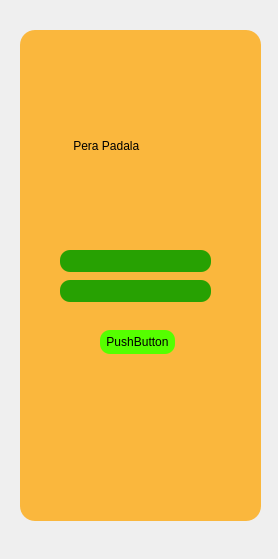
<?xml version="1.0" encoding="UTF-8"?>
<ui version="4.0">
 <class>Form</class>
 <widget class="QWidget" name="Form">
  <property name="geometry">
   <rect>
    <x>0</x>
    <y>0</y>
    <width>278</width>
    <height>559</height>
   </rect>
  </property>
  <property name="windowTitle">
   <string>Form</string>
  </property>
  <widget class="QStackedWidget" name="stackedWidget">
   <property name="geometry">
    <rect>
     <x>0</x>
     <y>30</y>
     <width>281</width>
     <height>501</height>
    </rect>
   </property>
   <property name="styleSheet">
    <string notr="true">
border-radius: 10px;
</string>
   </property>
   <property name="currentIndex">
    <number>0</number>
   </property>
   <widget class="QWidget" name="page_1">
    <widget class="QLineEdit" name="username_input">
     <property name="geometry">
      <rect>
       <x>60</x>
       <y>220</y>
       <width>151</width>
       <height>22</height>
      </rect>
     </property>
     <property name="styleSheet">
      <string notr="true">background-color:#27a102;
border-radius: 10px;
</string>
     </property>
    </widget>
    <widget class="QLineEdit" name="password_input">
     <property name="geometry">
      <rect>
       <x>60</x>
       <y>250</y>
       <width>151</width>
       <height>22</height>
      </rect>
     </property>
     <property name="styleSheet">
      <string notr="true">background-color:#27a102;
border-radius: 10px;
</string>
     </property>
    </widget>
    <widget class="QPushButton" name="login_bt">
     <property name="geometry">
      <rect>
       <x>100</x>
       <y>300</y>
       <width>75</width>
       <height>24</height>
      </rect>
     </property>
     <property name="styleSheet">
      <string notr="true">background-color:#55ff00</string>
     </property>
     <property name="text">
      <string>PushButton</string>
     </property>
    </widget>
    <widget class="QLabel" name="invalid">
     <property name="geometry">
      <rect>
       <x>70</x>
       <y>360</y>
       <width>141</width>
       <height>20</height>
      </rect>
     </property>
     <property name="text">
      <string/>
     </property>
    </widget>
    <widget class="QLabel" name="label_5">
     <property name="geometry">
      <rect>
       <x>20</x>
       <y>0</y>
       <width>241</width>
       <height>491</height>
      </rect>
     </property>
     <property name="styleSheet">
      <string notr="true">background-color:#fab73d;
border-radius: 15px;
</string>
     </property>
     <property name="text">
      <string/>
     </property>
    </widget>
    <widget class="QLabel" name="balance_label_2">
     <property name="geometry">
      <rect>
       <x>60</x>
       <y>100</y>
       <width>151</width>
       <height>31</height>
      </rect>
     </property>
     <property name="styleSheet">
      <string notr="true">font: italic 16pt &quot;Segoe UI&quot;;</string>
     </property>
     <property name="text">
      <string>    Pera Padala</string>
     </property>
    </widget>
    <zorder>label_5</zorder>
    <zorder>login_bt</zorder>
    <zorder>invalid</zorder>
    <zorder>password_input</zorder>
    <zorder>username_input</zorder>
    <zorder>balance_label_2</zorder>
   </widget>
   <widget class="QWidget" name="page_2">
    <widget class="QLabel" name="username_display">
     <property name="geometry">
      <rect>
       <x>40</x>
       <y>20</y>
       <width>161</width>
       <height>31</height>
      </rect>
     </property>
     <property name="styleSheet">
      <string notr="true">color:white;
font: 18pt &quot;Segoe UI&quot;;</string>
     </property>
     <property name="text">
      <string/>
     </property>
    </widget>
    <widget class="QLabel" name="label_4">
     <property name="geometry">
      <rect>
       <x>20</x>
       <y>10</y>
       <width>241</width>
       <height>491</height>
      </rect>
     </property>
     <property name="styleSheet">
      <string notr="true">background-color:#ffffff;
border-radius: 15px;
</string>
     </property>
     <property name="text">
      <string/>
     </property>
    </widget>
    <widget class="QLabel" name="label_6">
     <property name="geometry">
      <rect>
       <x>20</x>
       <y>10</y>
       <width>241</width>
       <height>201</height>
      </rect>
     </property>
     <property name="styleSheet">
      <string notr="true">background-color:#27a102;
border-radius: 10px;
</string>
     </property>
     <property name="text">
      <string/>
     </property>
    </widget>
    <widget class="QLabel" name="label_9">
     <property name="geometry">
      <rect>
       <x>150</x>
       <y>730</y>
       <width>211</width>
       <height>31</height>
      </rect>
     </property>
     <property name="styleSheet">
      <string notr="true">background-color:rgb(255, 255, 127);
border-radius: 10px;</string>
     </property>
     <property name="text">
      <string>TextLabel</string>
     </property>
    </widget>
    <widget class="QLabel" name="label">
     <property name="geometry">
      <rect>
       <x>40</x>
       <y>60</y>
       <width>201</width>
       <height>121</height>
      </rect>
     </property>
     <property name="styleSheet">
      <string notr="true">background-color:#ffaa00;
border-radius: 10px;
</string>
     </property>
     <property name="text">
      <string/>
     </property>
    </widget>
    <widget class="QLabel" name="expiry_date">
     <property name="geometry">
      <rect>
       <x>50</x>
       <y>140</y>
       <width>201</width>
       <height>31</height>
      </rect>
     </property>
     <property name="styleSheet">
      <string notr="true">font: 16pt &quot;Segoe UI&quot;;
color:white;</string>
     </property>
     <property name="text">
      <string>Expiry/Date</string>
     </property>
    </widget>
    <widget class="QLabel" name="label_2">
     <property name="geometry">
      <rect>
       <x>170</x>
       <y>150</y>
       <width>61</width>
       <height>21</height>
      </rect>
     </property>
     <property name="styleSheet">
      <string notr="true">background-color:#ffaa00;</string>
     </property>
     <property name="text">
      <string/>
     </property>
     <property name="pixmap">
      <pixmap>download (1).png</pixmap>
     </property>
     <property name="scaledContents">
      <bool>true</bool>
     </property>
    </widget>
    <widget class="QLabel" name="display_account">
     <property name="geometry">
      <rect>
       <x>50</x>
       <y>70</y>
       <width>201</width>
       <height>21</height>
      </rect>
     </property>
     <property name="styleSheet">
      <string notr="true">font: 15pt &quot;Segoe UI&quot;;
color:white;</string>
     </property>
     <property name="text">
      <string>Card Number</string>
     </property>
    </widget>
    <widget class="QLabel" name="available_balance_label">
     <property name="geometry">
      <rect>
       <x>150</x>
       <y>120</y>
       <width>161</width>
       <height>20</height>
      </rect>
     </property>
     <property name="styleSheet">
      <string notr="true">font: 6pt &quot;Segoe UI&quot;;
color:white;</string>
     </property>
     <property name="text">
      <string>Available Balance</string>
     </property>
    </widget>
    <widget class="QLabel" name="bank_display">
     <property name="geometry">
      <rect>
       <x>150</x>
       <y>100</y>
       <width>101</width>
       <height>20</height>
      </rect>
     </property>
     <property name="styleSheet">
      <string notr="true">color:white;
font: 14pt &quot;Segoe UI&quot;;</string>
     </property>
     <property name="text">
      <string>₱:100</string>
     </property>
    </widget>
    <widget class="QLabel" name="label_11">
     <property name="geometry">
      <rect>
       <x>40</x>
       <y>320</y>
       <width>131</width>
       <height>20</height>
      </rect>
     </property>
     <property name="text">
      <string>Transaction History</string>
     </property>
    </widget>
    <widget class="QLabel" name="label_12">
     <property name="geometry">
      <rect>
       <x>40</x>
       <y>220</y>
       <width>131</width>
       <height>20</height>
      </rect>
     </property>
     <property name="text">
      <string>Service</string>
     </property>
    </widget>
    <widget class="QPushButton" name="transfer_bt">
     <property name="geometry">
      <rect>
       <x>40</x>
       <y>250</y>
       <width>61</width>
       <height>41</height>
      </rect>
     </property>
     <property name="styleSheet">
      <string notr="true">background-color:rgb(255, 255, 127);</string>
     </property>
     <property name="text">
      <string>Transfer</string>
     </property>
    </widget>
    <widget class="QPushButton" name="pushButton_2">
     <property name="geometry">
      <rect>
       <x>110</x>
       <y>250</y>
       <width>61</width>
       <height>41</height>
      </rect>
     </property>
     <property name="styleSheet">
      <string notr="true">background-color:rgb(255, 255, 127);</string>
     </property>
     <property name="text">
      <string>Recieve</string>
     </property>
    </widget>
    <widget class="QPushButton" name="pushButton_3">
     <property name="geometry">
      <rect>
       <x>180</x>
       <y>250</y>
       <width>61</width>
       <height>41</height>
      </rect>
     </property>
     <property name="styleSheet">
      <string notr="true">background-color:rgb(255, 255, 127);</string>
     </property>
     <property name="text">
      <string>Pay Bills</string>
     </property>
    </widget>
    <zorder>label_4</zorder>
    <zorder>label_6</zorder>
    <zorder>username_display</zorder>
    <zorder>label_9</zorder>
    <zorder>label</zorder>
    <zorder>expiry_date</zorder>
    <zorder>label_2</zorder>
    <zorder>display_account</zorder>
    <zorder>available_balance_label</zorder>
    <zorder>bank_display</zorder>
    <zorder>label_11</zorder>
    <zorder>label_12</zorder>
    <zorder>transfer_bt</zorder>
    <zorder>pushButton_2</zorder>
    <zorder>pushButton_3</zorder>
   </widget>
   <widget class="QWidget" name="page_3">
    <widget class="QLabel" name="label_7">
     <property name="geometry">
      <rect>
       <x>20</x>
       <y>10</y>
       <width>241</width>
       <height>491</height>
      </rect>
     </property>
     <property name="styleSheet">
      <string notr="true">background-color:#ffffff;
border-radius: 15px;
</string>
     </property>
     <property name="text">
      <string/>
     </property>
    </widget>
    <widget class="QLineEdit" name="transfer_input_id">
     <property name="geometry">
      <rect>
       <x>70</x>
       <y>90</y>
       <width>141</width>
       <height>22</height>
      </rect>
     </property>
     <property name="styleSheet">
      <string notr="true">background-color:rgb(255, 255, 127);</string>
     </property>
    </widget>
    <widget class="QLineEdit" name="transfer_price_input">
     <property name="geometry">
      <rect>
       <x>70</x>
       <y>120</y>
       <width>141</width>
       <height>22</height>
      </rect>
     </property>
     <property name="styleSheet">
      <string notr="true">background-color:rgb(255, 255, 127);</string>
     </property>
    </widget>
    <widget class="QLabel" name="balance_label">
     <property name="geometry">
      <rect>
       <x>90</x>
       <y>50</y>
       <width>91</width>
       <height>31</height>
      </rect>
     </property>
     <property name="styleSheet">
      <string notr="true">font: italic 16pt &quot;Segoe UI&quot;;</string>
     </property>
     <property name="text">
      <string>TextLabel</string>
     </property>
    </widget>
    <widget class="QLabel" name="label_8">
     <property name="geometry">
      <rect>
       <x>20</x>
       <y>10</y>
       <width>241</width>
       <height>201</height>
      </rect>
     </property>
     <property name="styleSheet">
      <string notr="true">background-color:#27a102;
border-radius: 10px;
</string>
     </property>
     <property name="text">
      <string/>
     </property>
    </widget>
    <widget class="QPushButton" name="home_bt">
     <property name="geometry">
      <rect>
       <x>30</x>
       <y>460</y>
       <width>81</width>
       <height>24</height>
      </rect>
     </property>
     <property name="styleSheet">
      <string notr="true">background-color:rgb(255, 255, 127);</string>
     </property>
     <property name="text">
      <string>Home</string>
     </property>
    </widget>
    <widget class="QLabel" name="invalid_label_2">
     <property name="geometry">
      <rect>
       <x>38</x>
       <y>30</y>
       <width>201</width>
       <height>20</height>
      </rect>
     </property>
     <property name="text">
      <string/>
     </property>
    </widget>
    <widget class="QStackedWidget" name="stackedWidget_2">
     <property name="geometry">
      <rect>
       <x>40</x>
       <y>270</y>
       <width>201</width>
       <height>181</height>
      </rect>
     </property>
     <property name="currentIndex">
      <number>1</number>
     </property>
     <widget class="QWidget" name="transfer_page_2">
      <widget class="QPushButton" name="transfer_money_bt">
       <property name="geometry">
        <rect>
         <x>10</x>
         <y>20</y>
         <width>181</width>
         <height>141</height>
        </rect>
       </property>
       <property name="styleSheet">
        <string notr="true">background-color:rgb(255, 255, 127);</string>
       </property>
       <property name="text">
        <string>Transfer</string>
       </property>
      </widget>
     </widget>
     <widget class="QWidget" name="blank_page"/>
     <widget class="QWidget" name="are_you_sure_page">
      <widget class="QLineEdit" name="lineEdit">
       <property name="geometry">
        <rect>
         <x>10</x>
         <y>30</y>
         <width>181</width>
         <height>22</height>
        </rect>
       </property>
       <property name="text">
        <string>Are you sure you send this to?</string>
       </property>
      </widget>
      <widget class="QLineEdit" name="lineEdit_2">
       <property name="geometry">
        <rect>
         <x>10</x>
         <y>60</y>
         <width>181</width>
         <height>22</height>
        </rect>
       </property>
       <property name="text">
        <string/>
       </property>
      </widget>
      <widget class="QPushButton" name="transfer_money_bt_yes">
       <property name="geometry">
        <rect>
         <x>10</x>
         <y>100</y>
         <width>71</width>
         <height>31</height>
        </rect>
       </property>
       <property name="styleSheet">
        <string notr="true">background-color:rgb(255, 255, 127);</string>
       </property>
       <property name="text">
        <string>Yes</string>
       </property>
      </widget>
      <widget class="QPushButton" name="no_go_to_blank_page">
       <property name="geometry">
        <rect>
         <x>110</x>
         <y>100</y>
         <width>71</width>
         <height>31</height>
        </rect>
       </property>
       <property name="styleSheet">
        <string notr="true">background-color:rgb(255, 255, 127);</string>
       </property>
       <property name="text">
        <string>No</string>
       </property>
      </widget>
     </widget>
    </widget>
    <widget class="QPushButton" name="transfer_money_bt_2">
     <property name="geometry">
      <rect>
       <x>100</x>
       <y>160</y>
       <width>71</width>
       <height>31</height>
      </rect>
     </property>
     <property name="styleSheet">
      <string notr="true">background-color:rgb(255, 255, 127);</string>
     </property>
     <property name="text">
      <string>Send</string>
     </property>
    </widget>
    <widget class="QLabel" name="validator_complete_details">
     <property name="geometry">
      <rect>
       <x>30</x>
       <y>220</y>
       <width>221</width>
       <height>31</height>
      </rect>
     </property>
     <property name="styleSheet">
      <string notr="true">font: italic 16pt &quot;Segoe UI&quot;;</string>
     </property>
     <property name="text">
      <string/>
     </property>
    </widget>
    <zorder>label_7</zorder>
    <zorder>label_8</zorder>
    <zorder>transfer_price_input</zorder>
    <zorder>transfer_input_id</zorder>
    <zorder>balance_label</zorder>
    <zorder>home_bt</zorder>
    <zorder>invalid_label_2</zorder>
    <zorder>stackedWidget_2</zorder>
    <zorder>transfer_money_bt_2</zorder>
    <zorder>validator_complete_details</zorder>
   </widget>
  </widget>
  <widget class="QLabel" name="label_3">
   <property name="geometry">
    <rect>
     <x>0</x>
     <y>0</y>
     <width>281</width>
     <height>581</height>
    </rect>
   </property>
   <property name="text">
    <string/>
   </property>
   <property name="pixmap">
    <pixmap>../Nutrional_app - Copy/images (1).jpg</pixmap>
   </property>
   <property name="scaledContents">
    <bool>true</bool>
   </property>
  </widget>
  <zorder>label_3</zorder>
  <zorder>stackedWidget</zorder>
 </widget>
 <resources/>
 <connections/>
</ui>
